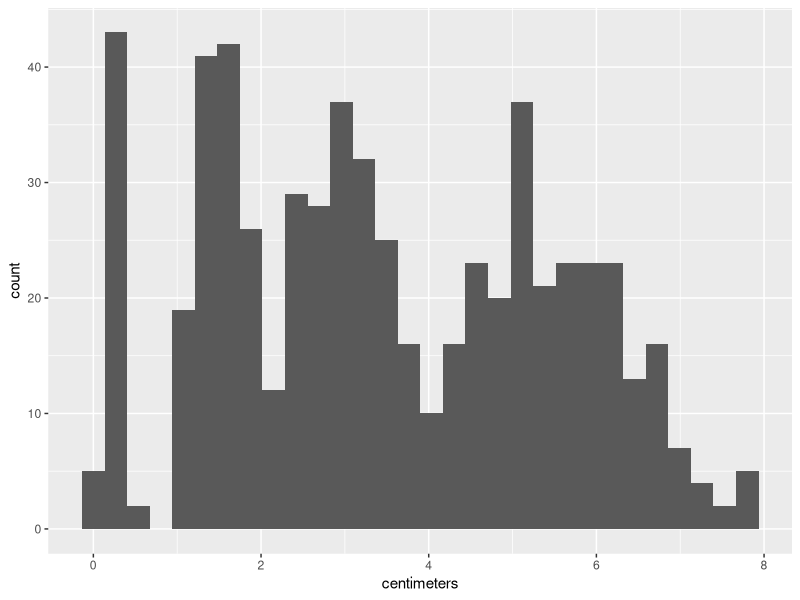
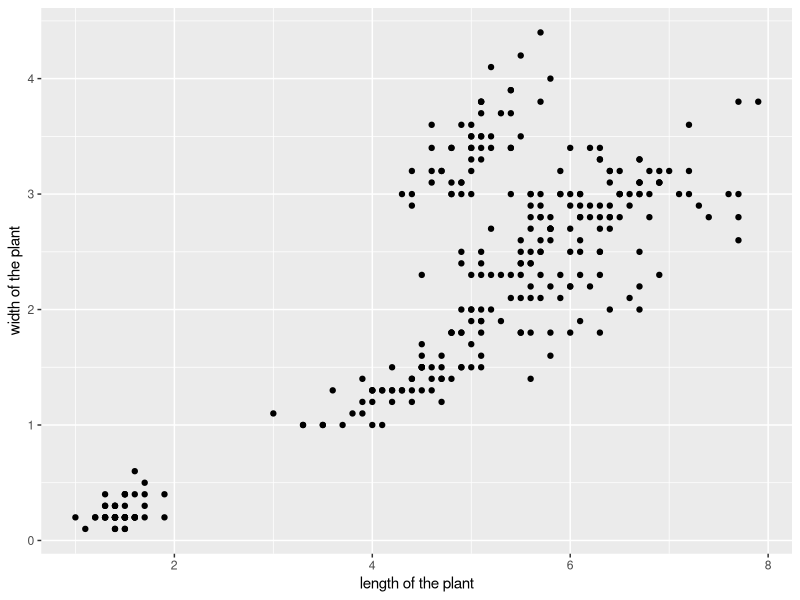
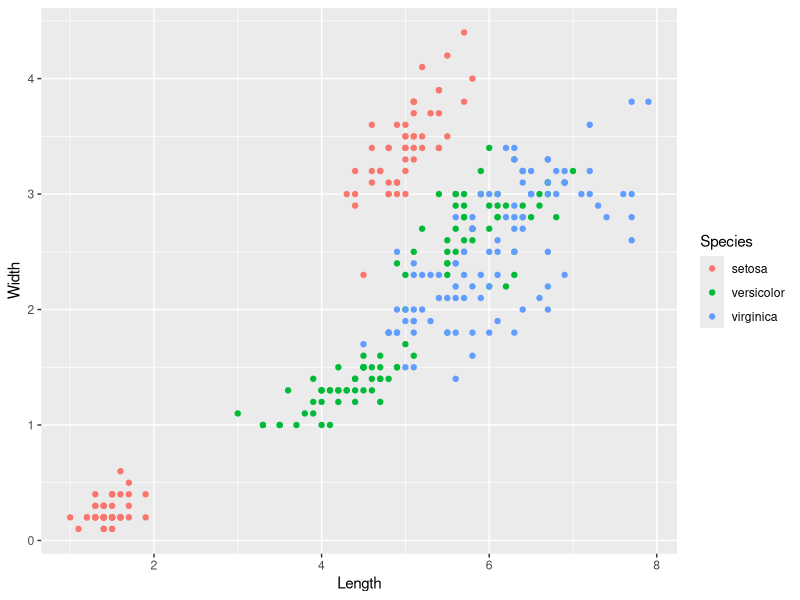
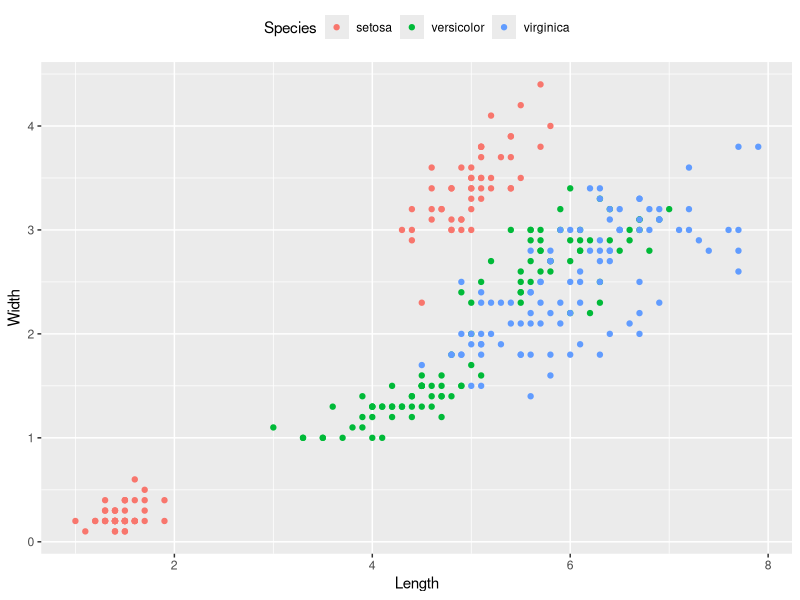
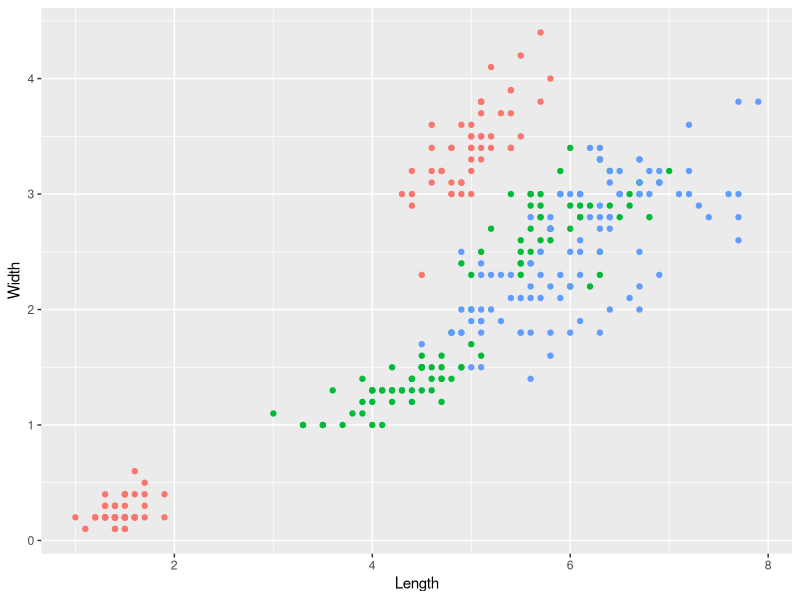
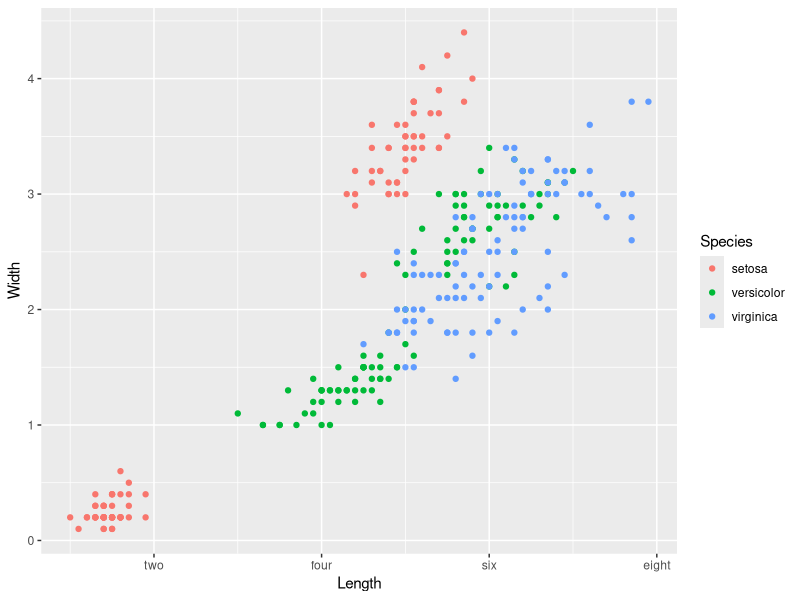
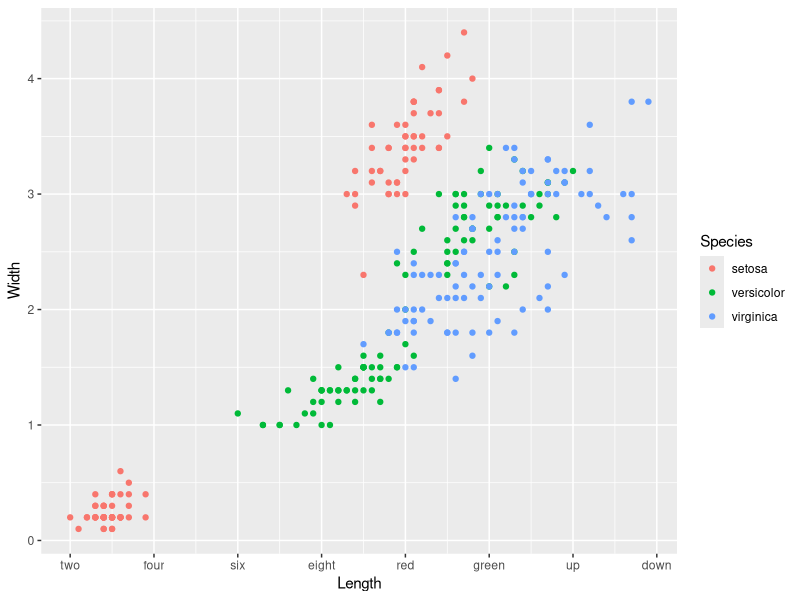
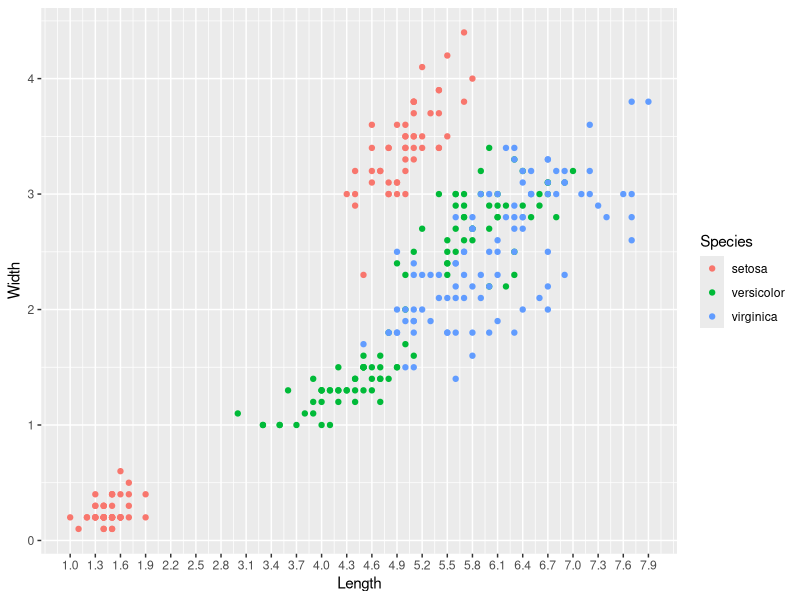

Source code (R) for these figures, in order:
## ---- chunk 1
library(tidyr)
library(reshape2)
library(ggplot2)
library(dplyr)

myris <- iris
myris$plant <- 1:nrow(myris)
myris <- gather(myris, myvariable, cm, 1:4)
myris <- separate(myris, myvariable, c("part", "dimension"), sep = "\\.")
myris$part <- as.factor(myris$part)
myris$dimension <- as.factor(myris$dimension)

ggplot(myris, aes(cm)) + geom_histogram() + xlab("centimeters")

myris.cast <- dcast(myris, plant + Species + part ~ dimension, value.var = "cm")

ggplot(myris.cast, aes(x = Length, Width)) + geom_point() + xlab("length of the plant") + ylab("width of the plant")

## ---- chunk 2
myris.scatter <- ggplot(myris.cast, aes(x = Length, Width)) + geom_point(aes(color = Species))
myris.scatter
myris.scatter + theme(legend.position = "top")
myris.scatter + theme(legend.position = "none")

## ---- chunk 3
myris.scatter + scale_x_continuous(labels = c("two", "four", "six", "eight"), breaks = c(2, 4, 6, 8))
myris.scatter + scale_x_continuous(breaks = 1:8, labels = c("two", "four", "six", "eight", "red", "green", "up", "down"))

myris.scatter + scale_x_continuous(breaks = seq(1, 8, .3))


## ---- chunk 4
myris.scatter + scale_color_manual(values = c("red", "blue", "green"))

# RGB
umd.red <- rgb(224, 58, 62, maxColorValue = 255)
umd.gold <- rgb(255, 225, 79, maxColorValue = 255)
umd.black <- rgb(0, 0, 0, maxColorValue = 255)

myris.scatter + scale_color_manual(values = c(umd.red, umd.gold, umd.black)) + theme_minimal()
 # put theme_minimal() (or other pre-set themes) before your other theme() calls

myris.scatter + scale_color_brewer(palette = "Set1") + theme_minimal()

